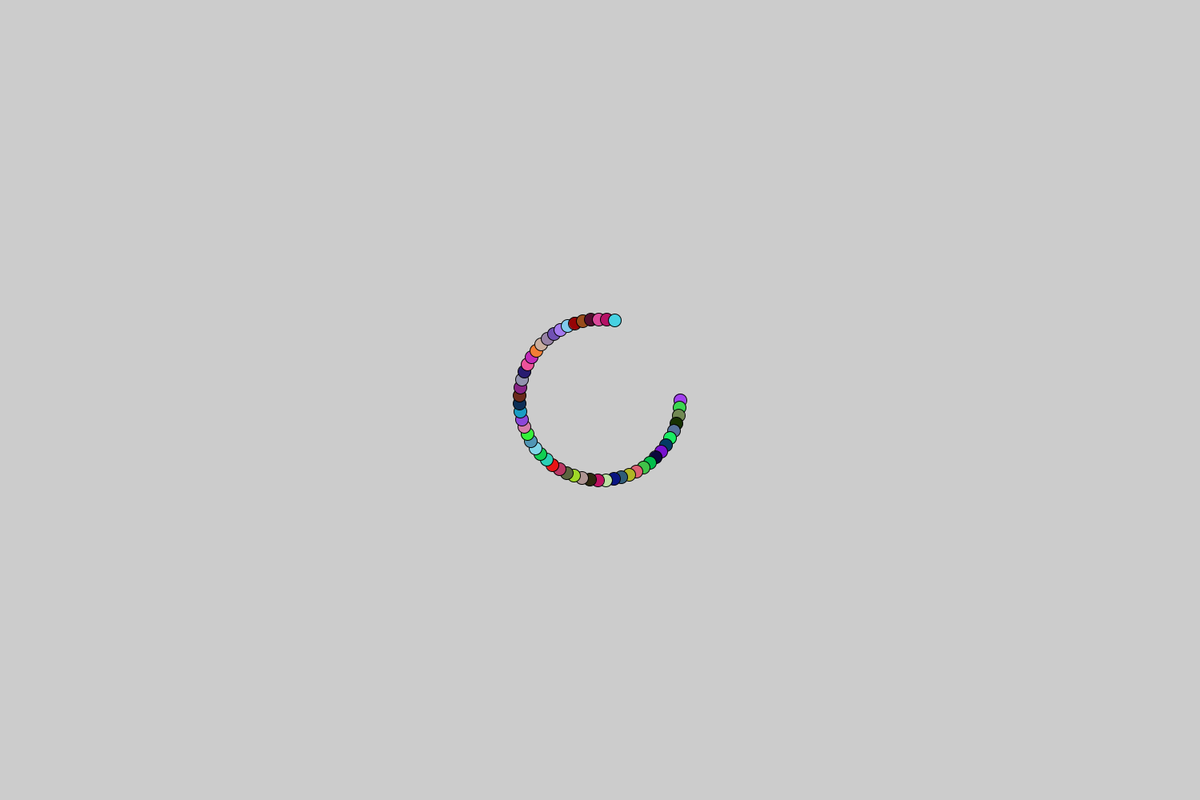
Frame 1 (no input)
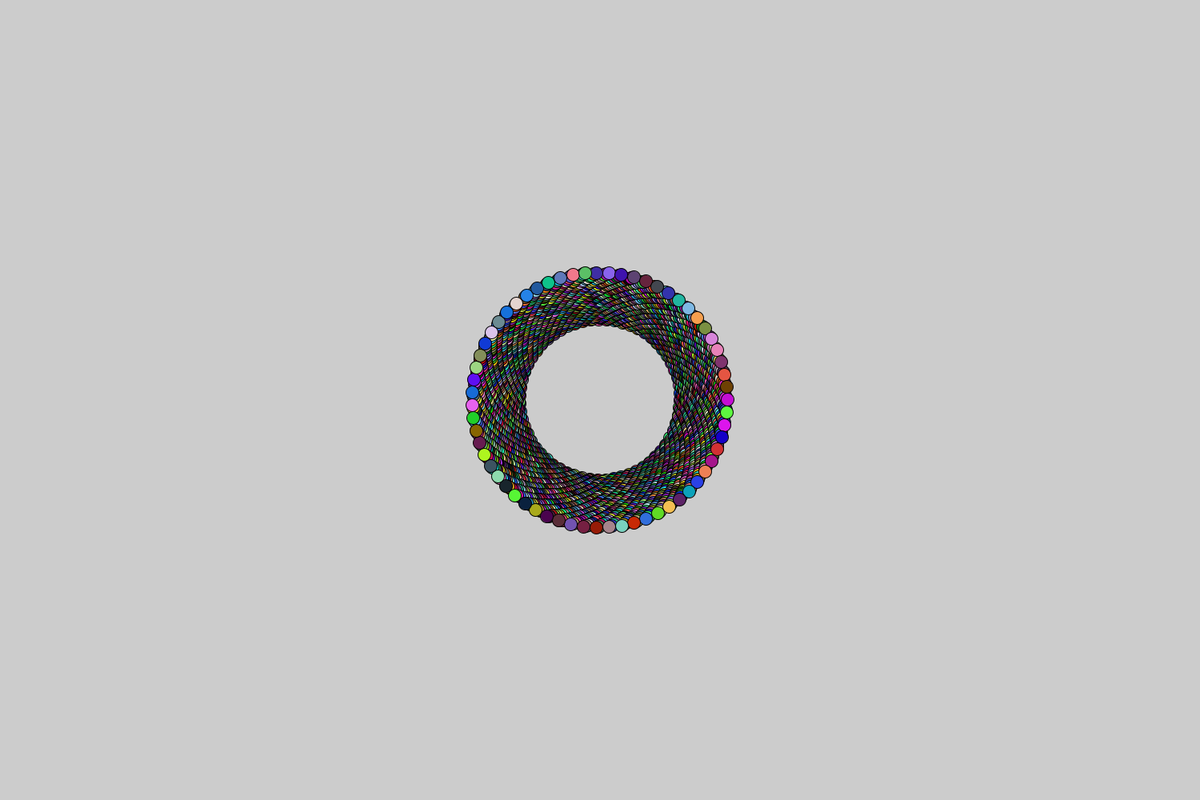
Frame 60 (the mouse pressed at the canvas centre just before this capture)
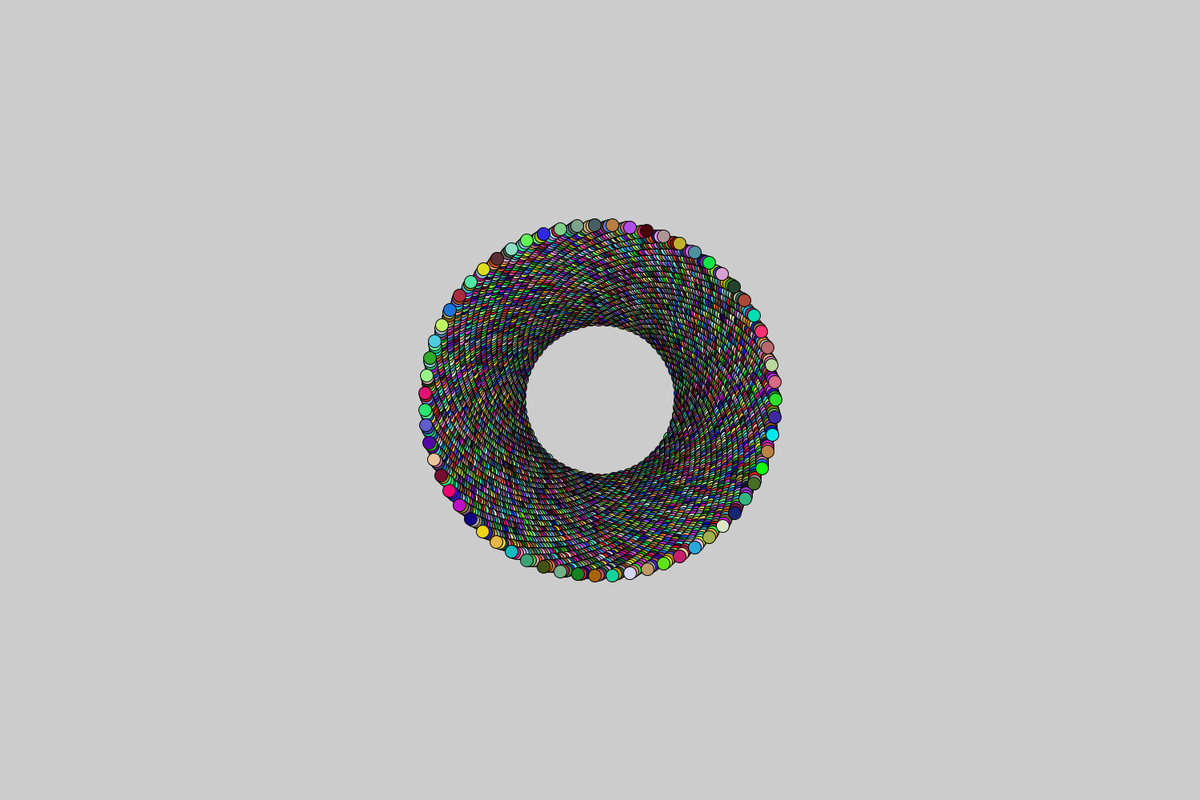
Frame 120 (the mouse held since frame 60 and released just before this capture)

The Processing sketch that drew these frames (run headless with seeded random() and noise(); from frame 60 on, the mouse is pressed at the canvas centre):

// Processing sketch: sketch______
// ── sketch______.pde
float angle=0;
float av=0.1;
float x;
float y;
float r=100;
void setup()
{
 size(1500,1000);
}
void draw()
{
  for(int i=0;i<50;i++)
  {
    fill(random(250),random(250),random(250));
    x=r*cos(angle);
    y=r*sin(angle);
    ellipse(width/2+x,height/2+y,16,16);
    angle+=av;
    r+=0.02;
  }
}
